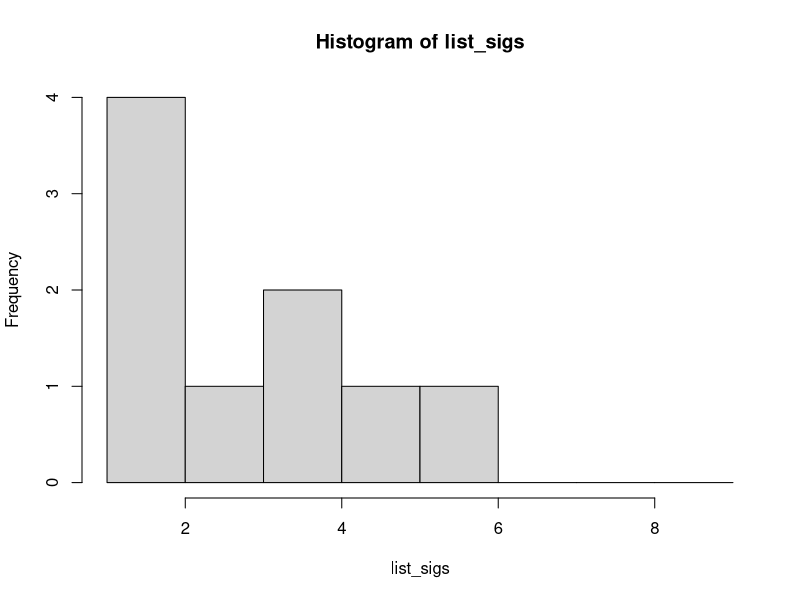

Here is the R script that generated this plot:
vector_data <- vector('numeric')
# Creates empty data set 
choose_values <- function(vector_data, returnvec = TRUE, returnmatrix = TRUE){
  if (returnvec == TRUE & returnmatrix == FALSE) {
    return(c(vector_data))
  }
  if (returnvec == FALSE & returnmatrix == TRUE) {
    return(matrix(c(vector_data), nrow = 1, ncol = length(vector_data)))
  }
  if ((returnvec == FALSE & returnmatrix == FALSE) | 
      (returnvec = TRUE & returnmatrix = TRUE)) {
    return()
  }
}
# Creates a function that takes in a data set and creates a vector or matrix by your choice.
vector_data <- c(1.3, 2.222, 0.44, 3.5, 4.6, 5.7, 6.99, 1.8, 10.6)
# Using a random group of 9 data values here
set <- choose_values(vector_data, TRUE, FALSE)
# Apply function to data values
set <- 10*set
# Multiply set of data by 10^x with x being the maximum number of 0's to the left of the first significant digit of any given value.
sig_one <- function(n) {
  as.numeric(head(strsplit(as.character(n), '')[[1]], n = 1))
}
# Takes the 1st digit of each value by using a function.
list_sigs <- sapply(set, sig_one)
# Creates a list of the 1st significant digit of every data value.
chart_one <- hist(list_sigs, 1:9)
# Creates a histogram, with 9 bars to account for every possible significant digit.
list_distrib <- chart_one$density
# Creating a vector with the proportion of the first significant digit being each number from 1 to 9.
m <- ((list_distrib - (log10(1 + (1 / 1:9)))))
# Using the formula, this is the m statistic for every number 1 through 9, not just the max.
d <- (list_distrib - (log10(1 + (1 / (1:9)))))^2
# Using the formula, this is the d statistic for each number 1 through 9 individually.
maxi <- max((list_distrib - (log10(1 + (1 / 1:9)))))
# This is the m statistic
dstat <- sqrt(sum((list_distrib - (log10(1 + (1 / (1:9)))))^2))
# This is the d statistic
all_function <- function(list_distrib, returnm=TRUE, returnd=TRUE) {
  if (returnm == TRUE & returnd == TRUE) 
    return(list("m"= maxi,"d"= dstat, "fullm" = m, "fulld" = d))
  if (returnm == TRUE & returnd == FALSE) return(list("m"=m, "fullm" = m))
  if (returnm == FALSE & returnd == TRUE) return(list("d"=d, "fulld" = d))
  if (returnm == FALSE & returnd == FALSE) return()
}
print(all_function(list_distrib, TRUE, TRUE))
# This function returns a list of the m statistic and d statistic for each 
# significant digit and then returns its maximum and square root of the two respectively.
sigm <- ifelse (maxi<0.851, print("NF"), ifelse (maxi<0.967, print("*"), 
        ifelse (maxi<1.212, print("**"), print("***"))))
sigd <- ifelse (dstat<1.212, print("NF"), ifelse (dstat<1.33, print("F1"), 
        ifelse (dstat<1.569, print("F2"), print("F3"))))
# Calculates using a boolean whether each statistic reaches certain critical values.
print.benfords <- function(maxi, dstat, sigm, sigd) {
  sample_matrix <- matrix(data = c(maxi, dstat), nrow = 1, ncol = 2)
  colnames(sample_matrix) <- c("Leemis'm", "Cho-Gains'd")
  sample_matrix <- rbind(sample_matrix, c(sigm, sigd))
  legend_part1 <- c((" NF = No Fraud "), 
  (" ** = Fraud with critical value of 0.05 ")) 
  legend_part2 <- c((" * = Fraud with critical value of 0.1 "), 
  (" *** = Fraud with critical value of 0.01 "))
  legend_matrix <- matrix(data = c(legend_part1, legend_part2), nrow = 2, ncol = 2)
  sample_matrix <- rbind(sample_matrix, legend_matrix)
  return(as.table(sample_matrix))
}
# Creates a table with all four elements:  names of the statistics, the m and d stats,
# whether it passes the critical level tests, and the legend
write.table(print.benfords(maxi, dstat, sigm, sigd), file = "benford.csv")
# Creates an excel file with the table


